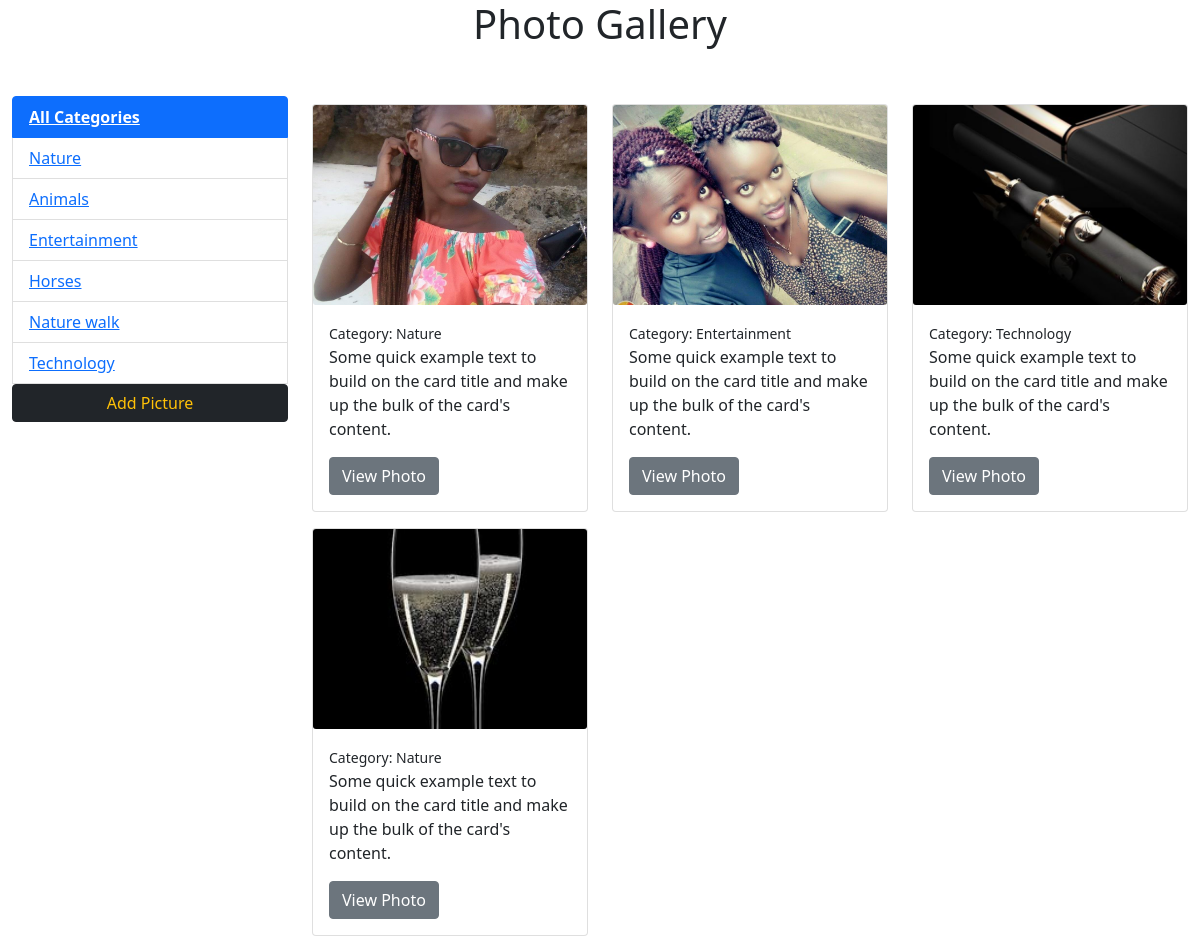
The page / on the database its author committed.
### images/models.py (models this page shows, shortened)
class Category(models.Model):
    name = models.CharField(max_length=150, null=False, blank=False)

class Image(models.Model):
    category = models.ForeignKey(Category, on_delete=models.SET_NULL, null=True, blank=True)
    image = models.ImageField(null=False, blank=False)
    description = models.TextField()

### images/views.py (the view)
# urls.py: path('', views.gallery, name='gallery'),
def gallery(request):
    categories = Category.objects.all()
    images = Image.objects.all()
    context = {'categories' : categories, 'images' : images}
    return render(request, 'images/gallery.html', context)

### images/templates/images/gallery.html (shortened to what this page needs)
<!DOCTYPE html>
<html lang="en">
<head>
  <link href="https://cdn.jsdelivr.net/npm/bootstrap@5.1.3/dist/css/bootstrap.min.css" rel="stylesheet"
>
</head>
<body>
  <h1 class="text-center">Photo Gallery</h1>
  <div class="container-fluid mt-5">
    <div class="row">
      <div class="col-md-3 col-sm-6 col-lg-3">
        <ul class="list-group">
          <li class="list-group-item active"> <a style="color: white;font-weight: 700;" href=" {% url 'gallery' %} "> All Categories </a> </li>
          {% for category in categories %}
          <li class="list-group-item">
            <a href=" {% url 'gallery' %}?category={{category.name}} ">  {{ category.name }} </a>
          </li>
          {% endfor %}
          <a href="{% url 'add_image' %}" class="btn btn-dark btn-block text-warning">Add Picture</a>
        </ul>
      </div>
      <div class="col-md-9">
        <div class="row">
          {% for image in images %}
          <div class="col-md-4">
            <div class="card my-2">
              <img class="card-img"
                src="{{ image.image.url }}"
                alt="Card image cap">
              <div class="card-body">
                <small>Category: {{image.category.name}} </small>
                <p class="card-text">Some quick example text to build on the card title and make up the bulk of the
                  card's content.</p>
                <a href="{% url 'image' image.id %}" class="btn btn-secondary">View Photo</a>
              </div>
            </div>
          </div>
          {% empty %}
          <p>No images yet</p>
          {% endfor %}
        </div>
</body>
</html>

### images/templates/images/gallery.html (style rules this page uses)
.card-img { height: 200px; object-fit: cover; }

### rows shown on the page
Category: name "Nature"
Category: name "Animals"
Category: name "Entertainment"
Category: name "Horses"
Category: name "Nature walk"
Category: name "Technology"
Image: image (picture), category.name "Nature"
Image: image (picture), category.name "Entertainment"
Image: image (picture), category.name "Technology"
Image: image (picture), category.name "Nature"
